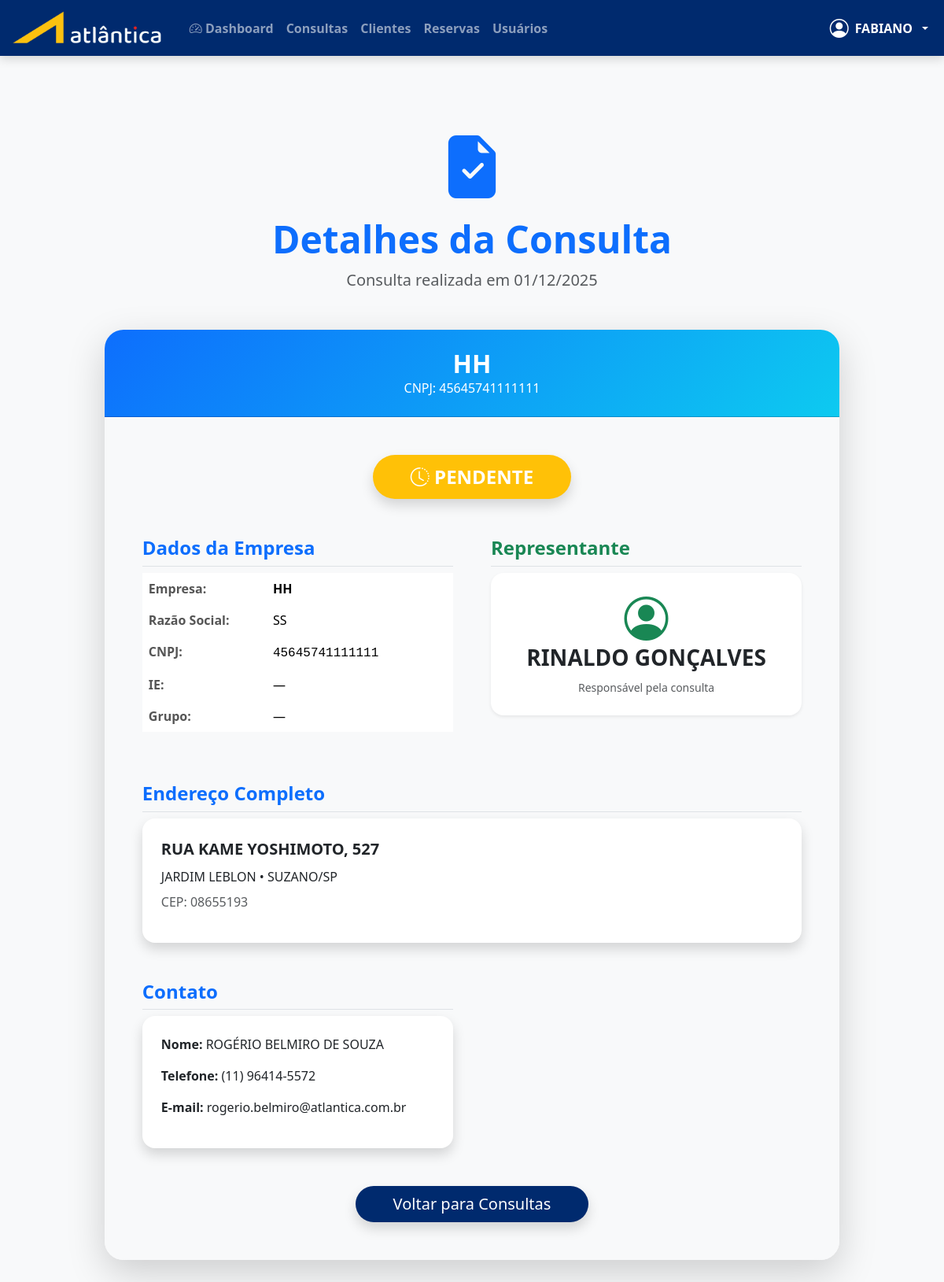
/consultas/ver/6 (signed in), run on an earlier commit of the app's database.
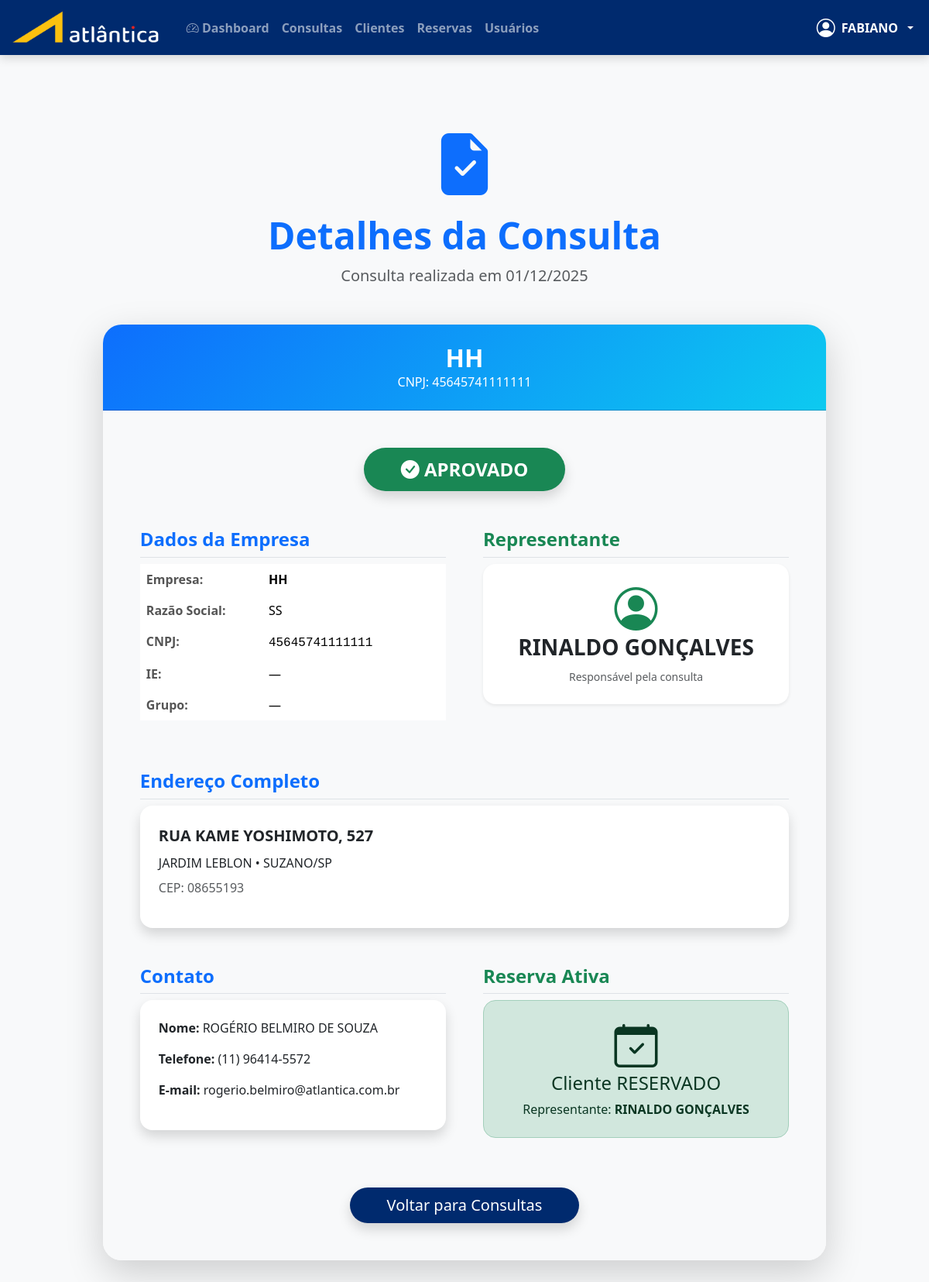
And on a later commit of the database.
### app.py (models this page shows)
class Consulta(db.Model):
    id = db.Column(db.Integer, primary_key=True)
    empresa = db.Column(db.String(100), nullable=False)
    razao_social = db.Column(db.String(150))
    cnpj = db.Column(db.String(18), unique=True, nullable=False)
    ie = db.Column(db.String(20))
    grupo = db.Column(db.String(100))
    cep = db.Column(db.String(9))
    logradouro = db.Column(db.String(100))
    numero = db.Column(db.String(10))
    complemento = db.Column(db.String(50))
    bairro = db.Column(db.String(50))
    cidade = db.Column(db.String(50))
    estado = db.Column(db.String(2))
    nome_contato = db.Column(db.String(100))
    telefone_contato = db.Column(db.String(20))
    email_contato = db.Column(db.String(100))
    nome_representante = db.Column(db.String(100))
    data_consulta = db.Column(db.DateTime, default=datetime.utcnow)
    status_consulta = db.Column(db.String(20), default='PENDENTE')
    motivo_negativa = db.Column(db.Text)

### app.py (the view)
@app.route('/consultas/ver/<int:id>')
@login_required
@permissao_requerida("Consultas - Listar")
def ver_consulta(id):
    consulta = Consulta.query.get_or_404(id)
    reserva = Reserva.query.join(Cliente).filter(Cliente.cnpj == consulta.cnpj).first()
    return render_template('consultas/view.html', consulta=consulta, reserva=reserva)

### app.py (called while the page is built)
def tem_permissao(nivel_necessario=None, funcao=None):
    if current_user.nivel_acesso == 0:  # Admin sempre pode tudo
        return True
    if nivel_necessario is not None and current_user.nivel_acesso > nivel_necessario:
        return False
    if funcao:
        config = Configuracao.query.first()
        if not config or not config.permissoes:
            return False
        try:
            permissoes = json.loads(config.permissoes)
            permissoes_do_nivel = permissoes.get(str(current_user.nivel_acesso), [])
            return funcao in permissoes_do_nivel
        except:
            return False
    return False

def permissao_requerida(funcao=None):
    @wraps(funcao)
    def decorator(f):
        @wraps(f)
        def wrapper(*args, **kwargs):
            if not tem_permissao(funcao=funcao):
                flash('Você não tem permissão para acessar esta função.', 'danger')
                return redirect(url_for('dashboard'))
            return f(*args, **kwargs)
        return wrapper
    return decorator

@login_manager.user_loader
def load_user(id):
    return Usuario.query.get(int(id))

### templates/consultas/view.html (shortened to what the changed rows need)
{% extends "base.html" %}
{% block content %}
<div class="container-fluid py-5">
    <div class="row justify-content-center">
        <div class="col-xl-10">
            <div class="text-center mb-5">
                <i class="bi bi-file-earmark-check-fill display-1 text-primary opacity-20"></i>
                <h1 class="display-5 fw-bold text-primary mt-3">Detalhes da Consulta</h1>
                <p class="lead text-muted">Consulta realizada em {{ consulta.data_consulta.strftime('%d/%m/%Y') }}</p>
            </div>
            <div class="card border-0 shadow-lg rounded-4 overflow-hidden">
                <div class="card-header bg-gradient-primary text-white text-center py-4">
                    <h2 class="mb-0 fw-bold text-uppercase">{{ consulta.empresa }}</h2>
                    <p class="mb-0 opacity-90">CNPJ: {{ consulta.cnpj }}</p>
                </div>
                <div class="card-body p-5 bg-light">
                    <div class="text-center mb-5">
                        <span class="badge rounded-pill px-5 py-3 fs-4
                            bg-{{ 'success' if consulta.status_consulta == 'APROVADO' else 'danger' if consulta.status_consulta == 'REJEITADO' else 'warning' }}
                            text-white shadow">
                            <i class="bi
                                {{ 'bi-check-circle-fill' if consulta.status_consulta == 'APROVADO' else
                                   'bi-x-circle-fill' if consulta.status_consulta == 'REJEITADO' else
                                   'bi-clock-history' }}"></i>
                            {{ consulta.status_consulta }}
                        </span>
                    </div>
                    <div class="row g-5">
                        <div class="col-lg-6">
                            <table class="table table-borderless">
                                <tr><td class="fw-bold">Empresa:</td><td class="text-uppercase fw-bold">{{ consulta.empresa }}</td></tr>
                                <tr><td class="fw-bold">Razão Social:</td><td>{{ consulta.razao_social or '—' }}</td></tr>
                                <tr><td class="fw-bold">CNPJ:</td><td><span class="font-monospace">{{ consulta.cnpj }}</span></td></tr>
                                <tr><td class="fw-bold">IE:</td><td>{{ consulta.ie or '—' }}</td></tr>
                                <tr><td class="fw-bold">Grupo:</td><td>{{ consulta.grupo or '—' }}</td></tr>
                            </table>
                        </div>
                        <div class="col-lg-6">
                            <div class="bg-white p-4 rounded-4 shadow-sm text-center">
                                <i class="bi bi-person-circle display-4 text-success mb-3"></i>
                                <h3 class="fw-bold">{{ consulta.nome_representante }}</h3>
                                <small class="text-muted">Responsável pela consulta</small>
                            </div>
                        </div>
                        <div class="col-12">
                            <div class="bg-white p-4 rounded-4 shadow">
                                <p class="fs-5 mb-2">
                                    <strong>{{ consulta.logradouro|upper }}, {{ consulta.numero }}</strong>
                                </p>
                                <p class="mb-2">{{ consulta.bairro|upper }} • {{ consulta.cidade|upper }}/{{ consulta.estado }}</p>
                                <p class="text-muted">CEP: {{ consulta.cep }}</p>
                            </div>
                        </div>
                        <div class="col-lg-6">
                            <div class="bg-white p-4 rounded-4 shadow">
                                <p><strong>Nome:</strong> {{ consulta.nome_contato|upper or '—' }}</p>
                                <p><strong>Telefone:</strong> {{ consulta.telefone_contato or '—' }}</p>
                                <p><strong>E-mail:</strong> {{ consulta.email_contato or '—' }}</p>
                            </div>
                        </div>
                        {% if consulta.status_consulta == 'APROVADO' %}
                        <div class="col-lg-6">
                            <h4 class="text-success fw-bold border-bottom pb-2">
                                Reserva Ativa
                            </h4>
                            <div class="alert alert-success rounded-4 text-center py-4">
                                <i class="bi bi-calendar-check display-4 mb-3"></i>
                                <h4>Cliente RESERVADO</h4>
                                <p class="mb-0">Representante: <strong>{{ consulta.nome_representante }}</strong></p>
                            </div>
                        </div>
                        {% endif %}
                    </div>
                </div>
            </div>
        </div>
    </div>
</div>
{% endblock %}

What changed in the data, as far as the page shows it:
changed Consulta "HH": status_consulta "PENDENTE" → "APROVADO"; nome_representante (not shown) → "RINALDO GONÇALVES"
Also different on the page:
text now shown: "Reserva Ativa Cliente RESERVADO Representante:"
